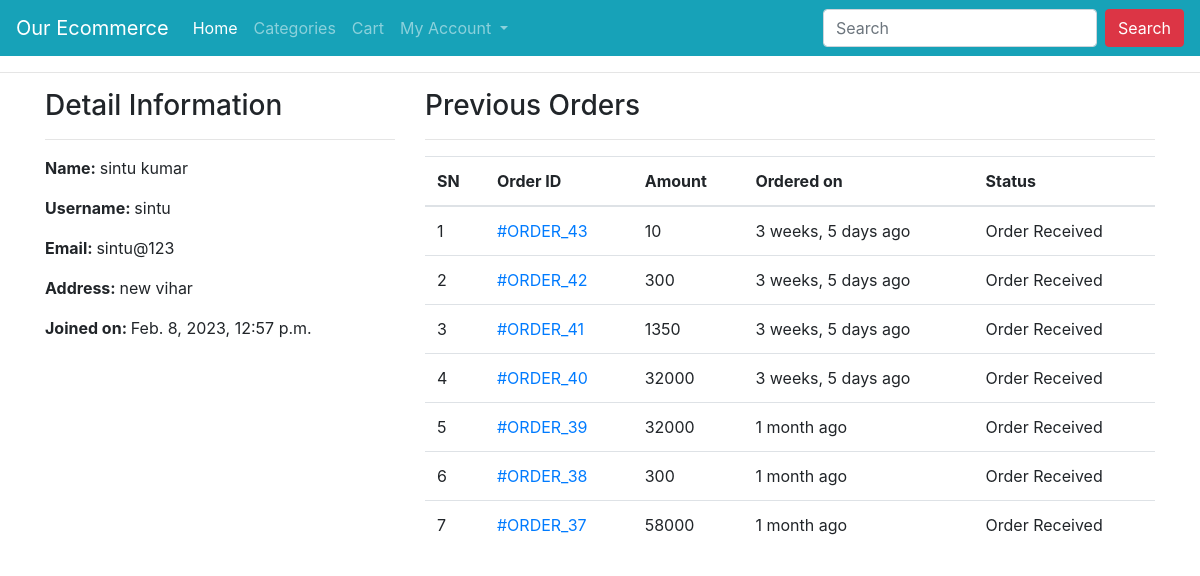
Page /profile/ (signed in) on the committed database.
### ecomapp/models.py (models this page shows, shortened)
class Customer(models.Model):
    user = models.OneToOneField(User, on_delete=models.CASCADE)
    full_name = models.CharField(max_length=200)
    address = models.CharField(max_length=200, null=True, blank=True)
    joined_on = models.DateTimeField(auto_now_add=True)

class Order(models.Model):
    cart = models.OneToOneField(Cart, on_delete=models.CASCADE)
    ordered_by = models.CharField(max_length=200)
    shipping_address = models.CharField(max_length=200)
    mobile = models.CharField(max_length=10)
    email = models.EmailField(null=True, blank=True)
    subtotal = models.PositiveIntegerField()
    discount = models.PositiveIntegerField()
    total = models.PositiveIntegerField()
    order_status = models.CharField(max_length=50, choices=ORDER_STATUS)
    created_at = models.DateTimeField(auto_now_add=True)
    payment_method = models.CharField(
        max_length=20, choices=METHOD, default="Cash On Delivery")
    payment_completed = models.BooleanField(
        default=False, null=True, blank=True)

### ecomapp/views.py (the view)
# urls.py: path("profile/", CustomerProfileView.as_view(), name="customerprofile"),
class CustomerProfileView(TemplateView):
    template_name = "customerprofile.html"
    def dispatch(self, request, *args, **kwargs):
        if request.user.is_authenticated and Customer.objects.filter(user=request.user).exists():
            pass
        else:
            return redirect("/login/?next=/profile/")
        return super().dispatch(request, *args, **kwargs)
    def get_context_data(self, **kwargs):
        context = super().get_context_data(**kwargs)
        customer = self.request.user.customer
        context['customer'] = customer
        orders = Order.objects.filter(cart__customer=customer).order_by("-id")
        context["orders"] = orders
        return context

### templates/customerprofile.html (shortened to what this page needs)
{% extends 'base.html' %}
{% block content %}
<div class="container">
    <div class="row">
        <div class="col-md-4">
            <h3>Detail Information</h3><hr>
            <p><span class="font-weight-bold">Name: </span> {{customer.full_name}}</p>
            <p><span class="font-weight-bold">Username: </span> {{customer.user.username}}</p>
            <p><span class="font-weight-bold">Email: </span> {{customer.user.email}}</p>
            <p><span class="font-weight-bold">Address: </span> {{customer.address}}</p>
            <p><span class="font-weight-bold">Joined on: </span> {{customer.joined_on}}</p>
        </div>
        <div class="col-md-8">
            <h3>Previous Orders</h3>
            <hr>
            <table class="table">
                <thead>
                    <tr>
                        <th>SN</th>
                        <th>Order ID</th>
                        <th>Amount</th>
                        <th>Ordered on</th>
                        <th>Status</th>
                    </tr>
                </thead>
                <tbody>
                    {% for ord in orders %}
                    <tr>
                        <td>{{forloop.counter}}</td>
                        <td><a href="{% url 'ecomapp:customerorderdetail' ord.pk %}"> #ORDER_{{ord.id}}</a></td>
                        <td>{{ord.total}}</td>
                        <td>{{ord.created_at|timesince}} ago</td>
                        <td>{{ord.order_status}}</td>
                    </tr>
                    {% endfor %}
                </tbody>
            </table>
        </div>
    </div>
</div>
{% endblock %}

### rows in the picture
Customer: full_name "sintu kumar", user.username "sintu", user.email "sintu@123", address "new vihar", joined_on "Feb. 8, 2023, 12:57 p.m."
Order: id "43", total "10", created_at "3 weeks, 5 days", order_status "Order Received"
Order: id "42", total "300", created_at "3 weeks, 5 days", order_status "Order Received"
Order: id "41", total "1350", created_at "3 weeks, 5 days", order_status "Order Received"
Order: id "40", total "32000", created_at "3 weeks, 5 days", order_status "Order Received"
Order: id "39", total "32000", created_at "1 month", order_status "Order Received"
Order: id "38", total "300", created_at "1 month", order_status "Order Received"
Order: id "37", total "58000", created_at "1 month", order_status "Order Received"
